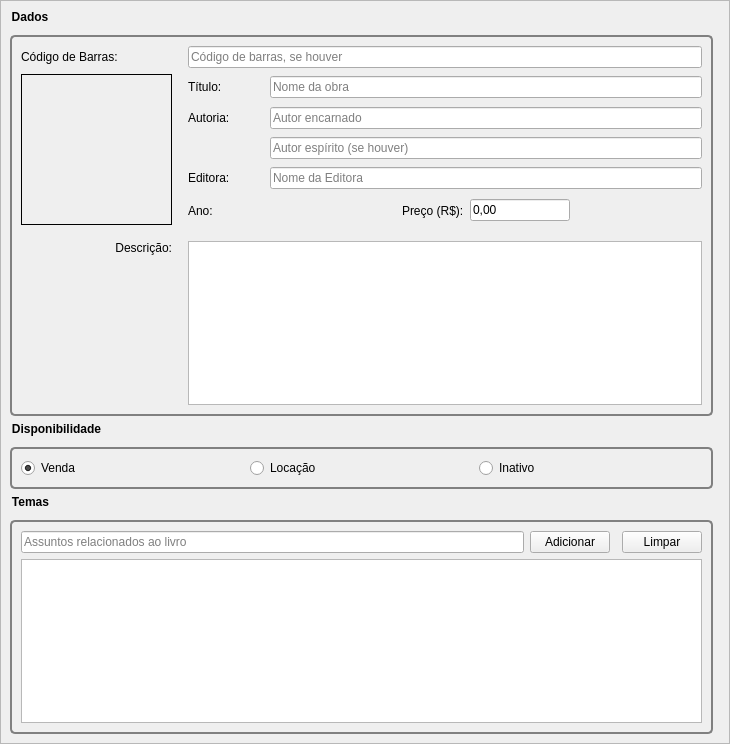
<?xml version="1.0" encoding="UTF-8"?>
<ui version="4.0">
 <class>BookForm</class>
 <widget class="QScrollArea" name="BookForm">
  <property name="geometry">
   <rect>
    <x>0</x>
    <y>0</y>
    <width>730</width>
    <height>744</height>
   </rect>
  </property>
  <property name="windowTitle">
   <string>ScrollArea</string>
  </property>
  <property name="widgetResizable">
   <bool>true</bool>
  </property>
  <property name="alignment">
   <set>Qt::AlignLeading|Qt::AlignLeft|Qt::AlignTop</set>
  </property>
  <widget class="QWidget" name="FormContents">
   <property name="geometry">
    <rect>
     <x>0</x>
     <y>0</y>
     <width>728</width>
     <height>742</height>
    </rect>
   </property>
   <layout class="QVBoxLayout" name="contentsLayout">
    <property name="spacing">
     <number>6</number>
    </property>
    <property name="sizeConstraint">
     <enum>QLayout::SetDefaultConstraint</enum>
    </property>
    <property name="topMargin">
     <number>9</number>
    </property>
    <item>
     <widget class="QGroupBox" name="groupBox">
      <property name="sizePolicy">
       <sizepolicy hsizetype="Preferred" vsizetype="Preferred">
        <horstretch>0</horstretch>
        <verstretch>0</verstretch>
       </sizepolicy>
      </property>
      <property name="minimumSize">
       <size>
        <width>0</width>
        <height>0</height>
       </size>
      </property>
      <property name="maximumSize">
       <size>
        <width>703</width>
        <height>500</height>
       </size>
      </property>
      <property name="toolTip">
       <string/>
      </property>
      <property name="autoFillBackground">
       <bool>false</bool>
      </property>
      <property name="styleSheet">
       <string notr="true"> QGroupBox {
	 font-weight: bold;
     border: 2px solid gray;
     border-radius: 5px;
     margin-top: 25px;
 }

 QGroupBox::title {
	 background-color: transparent;
     subcontrol-origin: margin;
	 subcontrol-position: top left;
 }</string>
      </property>
      <property name="title">
       <string>Dados</string>
      </property>
      <property name="alignment">
       <set>Qt::AlignLeading|Qt::AlignLeft|Qt::AlignTop</set>
      </property>
      <property name="flat">
       <bool>false</bool>
      </property>
      <layout class="QGridLayout" name="gridLayout">
       <property name="sizeConstraint">
        <enum>QLayout::SetDefaultConstraint</enum>
       </property>
       <property name="topMargin">
        <number>9</number>
       </property>
       <item row="7" column="2" colspan="5">
        <widget class="QPlainTextEdit" name="edDescription"/>
       </item>
       <item row="1" column="1">
        <spacer name="horizontalSpacer_2">
         <property name="orientation">
          <enum>Qt::Horizontal</enum>
         </property>
         <property name="sizeType">
          <enum>QSizePolicy::Fixed</enum>
         </property>
         <property name="sizeHint" stdset="0">
          <size>
           <width>10</width>
           <height>20</height>
          </size>
         </property>
        </spacer>
       </item>
       <item row="1" column="2">
        <widget class="QLabel" name="label">
         <property name="sizePolicy">
          <sizepolicy hsizetype="Fixed" vsizetype="Preferred">
           <horstretch>0</horstretch>
           <verstretch>0</verstretch>
          </sizepolicy>
         </property>
         <property name="minimumSize">
          <size>
           <width>76</width>
           <height>0</height>
          </size>
         </property>
         <property name="maximumSize">
          <size>
           <width>76</width>
           <height>16777215</height>
          </size>
         </property>
         <property name="text">
          <string>Título:</string>
         </property>
        </widget>
       </item>
       <item row="5" column="2">
        <widget class="QLabel" name="label_4">
         <property name="text">
          <string>Ano:</string>
         </property>
        </widget>
       </item>
       <item row="5" column="3">
        <layout class="QVBoxLayout" name="edYearHolder"/>
       </item>
       <item row="5" column="4">
        <widget class="QLabel" name="label_5">
         <property name="sizePolicy">
          <sizepolicy hsizetype="Fixed" vsizetype="Preferred">
           <horstretch>0</horstretch>
           <verstretch>0</verstretch>
          </sizepolicy>
         </property>
         <property name="text">
          <string>Preço (R$):</string>
         </property>
        </widget>
       </item>
       <item row="2" column="3" colspan="4">
        <widget class="QLineEdit" name="edAuthor">
         <property name="placeholderText">
          <string>Autor encarnado</string>
         </property>
        </widget>
       </item>
       <item row="3" column="3" colspan="4">
        <widget class="QLineEdit" name="edSAuthor">
         <property name="placeholderText">
          <string>Autor espírito (se houver)</string>
         </property>
        </widget>
       </item>
       <item row="4" column="2">
        <widget class="QLabel" name="label_3">
         <property name="text">
          <string>Editora:</string>
         </property>
        </widget>
       </item>
       <item row="4" column="3" colspan="4">
        <widget class="QLineEdit" name="edPublisher">
         <property name="placeholderText">
          <string>Nome da Editora</string>
         </property>
        </widget>
       </item>
       <item row="0" column="2" colspan="5">
        <widget class="QLineEdit" name="edBarcode">
         <property name="maxLength">
          <number>13</number>
         </property>
         <property name="placeholderText">
          <string>Código de barras, se houver</string>
         </property>
        </widget>
       </item>
       <item row="6" column="2">
        <spacer name="verticalSpacer">
         <property name="orientation">
          <enum>Qt::Vertical</enum>
         </property>
         <property name="sizeType">
          <enum>QSizePolicy::Fixed</enum>
         </property>
         <property name="sizeHint" stdset="0">
          <size>
           <width>20</width>
           <height>10</height>
          </size>
         </property>
        </spacer>
       </item>
       <item row="7" column="0">
        <widget class="QLabel" name="label_7">
         <property name="text">
          <string>Descrição:</string>
         </property>
         <property name="alignment">
          <set>Qt::AlignRight|Qt::AlignTop|Qt::AlignTrailing</set>
         </property>
        </widget>
       </item>
       <item row="1" column="0" rowspan="5">
        <widget class="QLabel" name="edImage">
         <property name="minimumSize">
          <size>
           <width>151</width>
           <height>151</height>
          </size>
         </property>
         <property name="maximumSize">
          <size>
           <width>151</width>
           <height>151</height>
          </size>
         </property>
         <property name="frameShape">
          <enum>QFrame::Box</enum>
         </property>
         <property name="text">
          <string/>
         </property>
         <property name="pixmap">
          <pixmap resource="../../../res/icons.qrc">:/icons/no_image.png</pixmap>
         </property>
        </widget>
       </item>
       <item row="5" column="5">
        <widget class="QLineEdit" name="edPrice">
         <property name="sizePolicy">
          <sizepolicy hsizetype="Fixed" vsizetype="Fixed">
           <horstretch>0</horstretch>
           <verstretch>0</verstretch>
          </sizepolicy>
         </property>
         <property name="minimumSize">
          <size>
           <width>100</width>
           <height>0</height>
          </size>
         </property>
         <property name="maximumSize">
          <size>
           <width>100</width>
           <height>16777215</height>
          </size>
         </property>
         <property name="text">
          <string>0,00</string>
         </property>
        </widget>
       </item>
       <item row="1" column="3" colspan="4">
        <widget class="QLineEdit" name="edTitle">
         <property name="inputMethodHints">
          <set>Qt::ImhNone</set>
         </property>
         <property name="placeholderText">
          <string>Nome da obra</string>
         </property>
        </widget>
       </item>
       <item row="2" column="2">
        <widget class="QLabel" name="label_2">
         <property name="sizePolicy">
          <sizepolicy hsizetype="Fixed" vsizetype="Preferred">
           <horstretch>0</horstretch>
           <verstretch>0</verstretch>
          </sizepolicy>
         </property>
         <property name="minimumSize">
          <size>
           <width>76</width>
           <height>0</height>
          </size>
         </property>
         <property name="maximumSize">
          <size>
           <width>76</width>
           <height>16777215</height>
          </size>
         </property>
         <property name="text">
          <string>Autoria:</string>
         </property>
        </widget>
       </item>
       <item row="0" column="0">
        <widget class="QLabel" name="label_6">
         <property name="text">
          <string>Código de Barras:</string>
         </property>
        </widget>
       </item>
      </layout>
     </widget>
    </item>
    <item>
     <widget class="QGroupBox" name="groupBox_2">
      <property name="minimumSize">
       <size>
        <width>0</width>
        <height>0</height>
       </size>
      </property>
      <property name="maximumSize">
       <size>
        <width>703</width>
        <height>16777215</height>
       </size>
      </property>
      <property name="toolTip">
       <string>Disponibilidade</string>
      </property>
      <property name="styleSheet">
       <string notr="true"> QGroupBox {
	 font-weight: bold;
     border: 2px solid gray;
     border-radius: 5px;
     margin-top: 25px;
 }

 QGroupBox::title {
	 background-color: transparent;
     subcontrol-origin: margin;
	 subcontrol-position: top left;
 }</string>
      </property>
      <property name="title">
       <string>Disponibilidade</string>
      </property>
      <layout class="QGridLayout" name="gridLayout_2">
       <item row="0" column="0">
        <widget class="QRadioButton" name="rdSell">
         <property name="text">
          <string>Venda</string>
         </property>
         <property name="icon">
          <iconset resource="../../../res/icons.qrc">
           <normaloff>:/icons/book.png</normaloff>:/icons/book.png</iconset>
         </property>
         <property name="checked">
          <bool>true</bool>
         </property>
         <attribute name="buttonGroup">
          <string notr="true">radioAvailability</string>
         </attribute>
        </widget>
       </item>
       <item row="0" column="1">
        <widget class="QRadioButton" name="rdRent">
         <property name="text">
          <string>Locação</string>
         </property>
         <property name="icon">
          <iconset resource="../../../res/icons.qrc">
           <normaloff>:/icons/book_lend.png</normaloff>:/icons/book_lend.png</iconset>
         </property>
         <attribute name="buttonGroup">
          <string notr="true">radioAvailability</string>
         </attribute>
        </widget>
       </item>
       <item row="0" column="2">
        <widget class="QRadioButton" name="rdInactive">
         <property name="text">
          <string>Inativo</string>
         </property>
         <property name="icon">
          <iconset resource="../../../res/icons.qrc">
           <normaloff>:/icons/conn_failed.png</normaloff>:/icons/conn_failed.png</iconset>
         </property>
         <attribute name="buttonGroup">
          <string notr="true">radioAvailability</string>
         </attribute>
        </widget>
       </item>
      </layout>
     </widget>
    </item>
    <item>
     <widget class="QGroupBox" name="groupBox_3">
      <property name="maximumSize">
       <size>
        <width>703</width>
        <height>16777215</height>
       </size>
      </property>
      <property name="toolTip">
       <string>Temas</string>
      </property>
      <property name="styleSheet">
       <string notr="true"> QGroupBox {
	 font-weight: bold;
     border: 2px solid gray;
     border-radius: 5px;
     margin-top: 25px;
 }

 QGroupBox::title {
	 background-color: transparent;
     subcontrol-origin: margin;
	 subcontrol-position: top left;
 }</string>
      </property>
      <property name="title">
       <string>Temas</string>
      </property>
      <layout class="QGridLayout" name="gridLayout_4">
       <item row="1" column="0" colspan="4">
        <widget class="QTableWidget" name="tableSubjects">
         <property name="minimumSize">
          <size>
           <width>0</width>
           <height>130</height>
          </size>
         </property>
         <property name="editTriggers">
          <set>QAbstractItemView::NoEditTriggers</set>
         </property>
         <property name="alternatingRowColors">
          <bool>true</bool>
         </property>
         <property name="selectionMode">
          <enum>QAbstractItemView::SingleSelection</enum>
         </property>
         <property name="selectionBehavior">
          <enum>QAbstractItemView::SelectRows</enum>
         </property>
         <property name="sortingEnabled">
          <bool>true</bool>
         </property>
        </widget>
       </item>
       <item row="0" column="3">
        <widget class="QPushButton" name="btnCleanSubjects">
         <property name="text">
          <string>Limpar</string>
         </property>
         <property name="icon">
          <iconset resource="../../../res/icons.qrc">
           <normaloff>:/icons/clean.png</normaloff>:/icons/clean.png</iconset>
         </property>
        </widget>
       </item>
       <item row="0" column="1">
        <widget class="QPushButton" name="btnAddSubject">
         <property name="text">
          <string>Adicionar</string>
         </property>
         <property name="icon">
          <iconset resource="../../../res/icons.qrc">
           <normaloff>:/icons/activity_add.png</normaloff>:/icons/activity_add.png</iconset>
         </property>
        </widget>
       </item>
       <item row="0" column="0">
        <widget class="QLineEdit" name="edSubject">
         <property name="placeholderText">
          <string>Assuntos relacionados ao livro</string>
         </property>
        </widget>
       </item>
      </layout>
     </widget>
    </item>
   </layout>
  </widget>
 </widget>
 <tabstops>
  <tabstop>edBarcode</tabstop>
  <tabstop>edTitle</tabstop>
  <tabstop>edAuthor</tabstop>
  <tabstop>edSAuthor</tabstop>
  <tabstop>edPublisher</tabstop>
  <tabstop>edPrice</tabstop>
  <tabstop>edDescription</tabstop>
  <tabstop>rdSell</tabstop>
  <tabstop>rdRent</tabstop>
  <tabstop>rdInactive</tabstop>
  <tabstop>edSubject</tabstop>
  <tabstop>btnAddSubject</tabstop>
  <tabstop>btnCleanSubjects</tabstop>
  <tabstop>tableSubjects</tabstop>
 </tabstops>
 <resources>
  <include location="../../../res/icons.qrc"/>
 </resources>
 <connections/>
 <buttongroups>
  <buttongroup name="radioAvailability"/>
 </buttongroups>
</ui>
